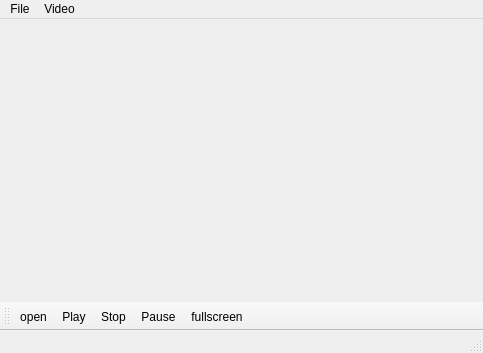
<?xml version="1.0" encoding="UTF-8"?>
<ui version="4.0">
 <class>mediaplayer</class>
 <widget class="QMainWindow" name="mediaplayer">
  <property name="geometry">
   <rect>
    <x>0</x>
    <y>0</y>
    <width>483</width>
    <height>353</height>
   </rect>
  </property>
  <property name="windowTitle">
   <string>mediaplayer</string>
  </property>
  <widget class="QWidget" name="centralWidget"/>
  <widget class="QMenuBar" name="menuBar">
   <property name="geometry">
    <rect>
     <x>0</x>
     <y>0</y>
     <width>483</width>
     <height>25</height>
    </rect>
   </property>
   <widget class="QMenu" name="menuFile">
    <property name="title">
     <string>File</string>
    </property>
    <addaction name="actionOpen"/>
    <addaction name="actionQuit"/>
   </widget>
   <widget class="QMenu" name="menuVideo">
    <property name="title">
     <string>Video</string>
    </property>
    <addaction name="actionPlay"/>
    <addaction name="actionStop"/>
    <addaction name="actionPause"/>
    <addaction name="actionFullscreen"/>
   </widget>
   <addaction name="menuFile"/>
   <addaction name="menuVideo"/>
  </widget>
  <widget class="QToolBar" name="fullscreen">
   <attribute name="toolBarArea">
    <enum>BottomToolBarArea</enum>
   </attribute>
   <attribute name="toolBarBreak">
    <bool>false</bool>
   </attribute>
   <addaction name="actionOpen"/>
   <addaction name="actionPlay"/>
   <addaction name="actionStop"/>
   <addaction name="actionPause"/>
   <addaction name="actionFullscreen"/>
  </widget>
  <widget class="QStatusBar" name="statusBar"/>
  <action name="actionOpen">
   <property name="icon">
    <iconset resource="resources.qrc">
     <normaloff>:/images/icons/openicon.png</normaloff>:/images/icons/openicon.png</iconset>
   </property>
   <property name="text">
    <string>open</string>
   </property>
   <property name="toolTip">
    <string>Open A File</string>
   </property>
  </action>
  <action name="actionPlay">
   <property name="icon">
    <iconset resource="resources.qrc">
     <normaloff>:/images/icons/playicon.png</normaloff>:/images/icons/playicon.png</iconset>
   </property>
   <property name="text">
    <string>Play</string>
   </property>
  </action>
  <action name="actionStop">
   <property name="icon">
    <iconset resource="resources.qrc">
     <normaloff>:/images/icons/stopicon.png</normaloff>:/images/icons/stopicon.png</iconset>
   </property>
   <property name="text">
    <string>Stop</string>
   </property>
  </action>
  <action name="actionPause">
   <property name="icon">
    <iconset resource="resources.qrc">
     <normaloff>:/images/icons/pauseicon.png</normaloff>:/images/icons/pauseicon.png</iconset>
   </property>
   <property name="text">
    <string>Pause</string>
   </property>
  </action>
  <action name="actionFullscreen">
   <property name="icon">
    <iconset resource="resources.qrc">
     <normaloff>:/images/icons/fullscreenicon.png</normaloff>:/images/icons/fullscreenicon.png</iconset>
   </property>
   <property name="text">
    <string>fullscreen</string>
   </property>
  </action>
  <action name="actionQuit">
   <property name="icon">
    <iconset resource="resources.qrc">
     <normaloff>:/images/icons/Quit-icon.png</normaloff>:/images/icons/Quit-icon.png</iconset>
   </property>
   <property name="text">
    <string>quit</string>
   </property>
  </action>
 </widget>
 <layoutdefault spacing="6" margin="11"/>
 <resources>
  <include location="resources.qrc"/>
 </resources>
 <connections/>
</ui>
